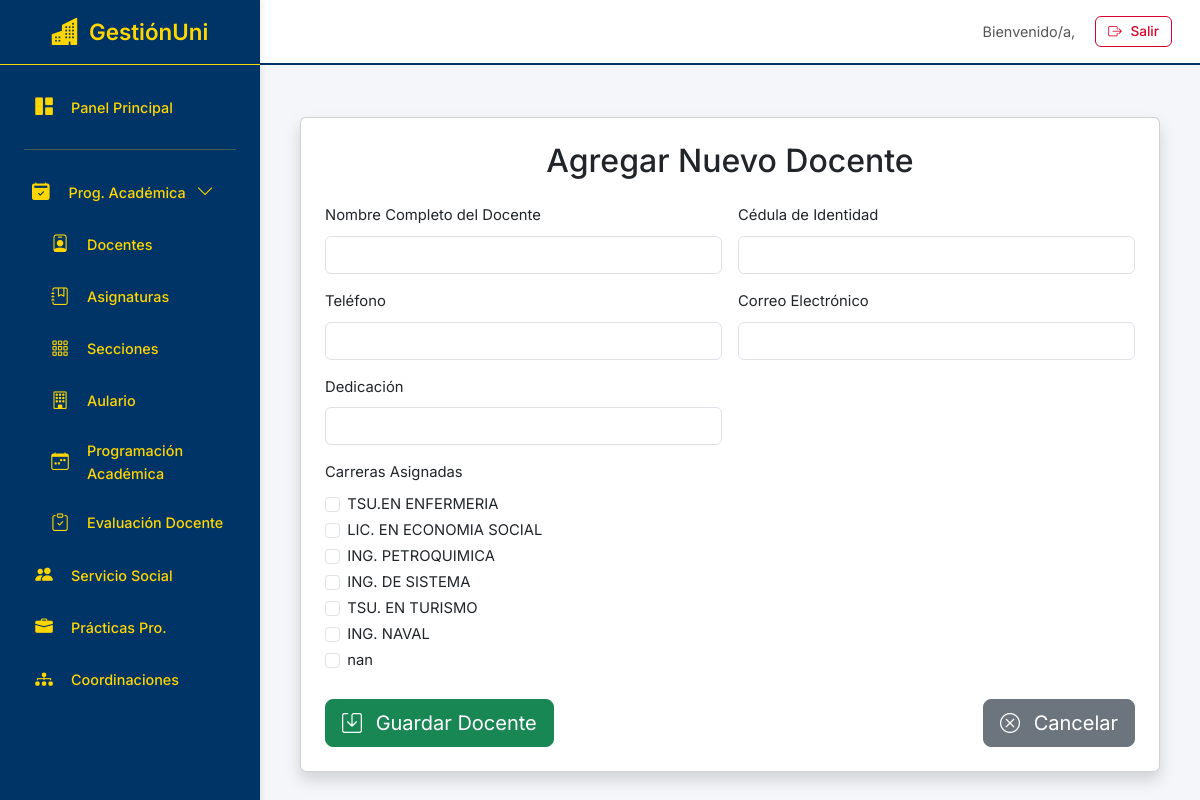
/programacion/docentes/agregar/, run on an earlier commit of the app's database.
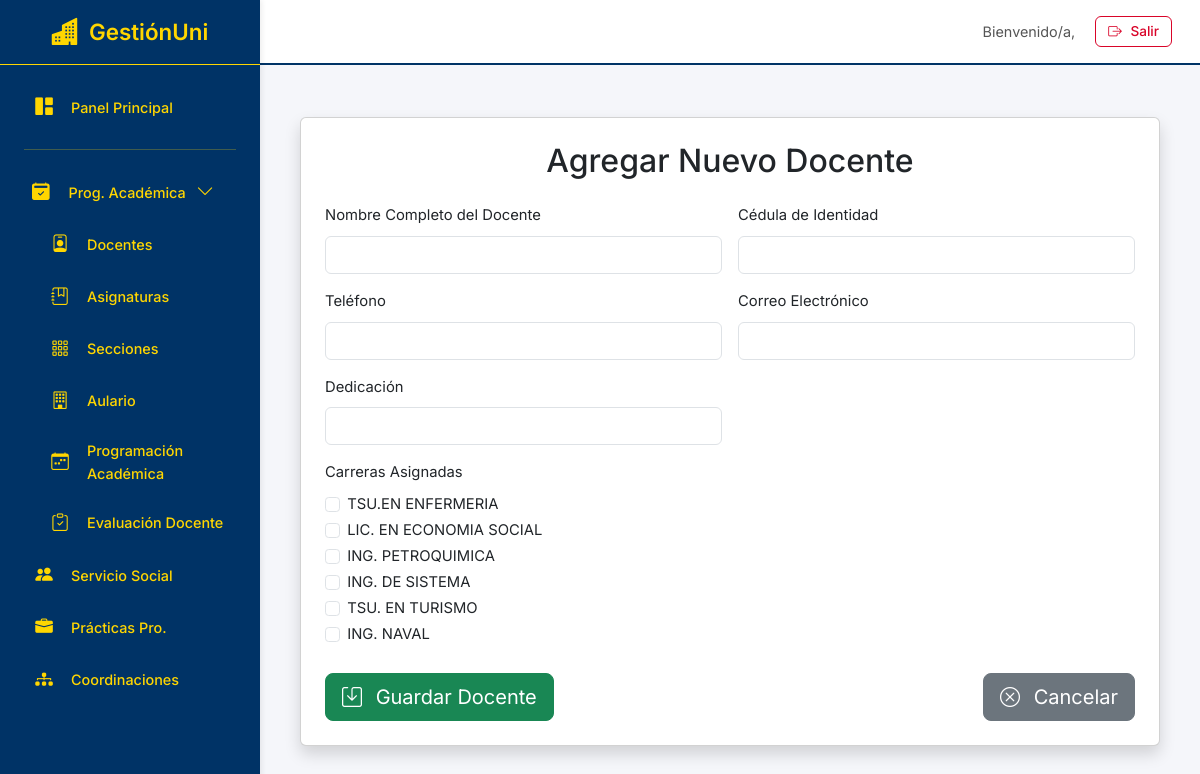
And on a later commit of the database.
### programacion/models.py (models this page shows)
class Carrera(models.Model):
    nombre = models.CharField(max_length=100, unique=True)
    def __str__(self):
        return self.nombre

### programacion/views.py (the view)
# urls.py: path('docentes/agregar/', views.agregar_docente, name='agregar_docente'),
def agregar_docente(request):
    if request.method == 'POST':
        form = DocenteForm(request.POST)
        if form.is_valid():
            docente = form.save()
            return redirect('programacion:docentes')
    else:
        form = DocenteForm()
    return render(request, 'agregar_docente.html', {'form': form})

### programacion/forms.py
class DocenteForm(forms.ModelForm):
    carreras = forms.ModelMultipleChoiceField(
        queryset=Carrera.objects.all(),
        widget=forms.CheckboxSelectMultiple(attrs={'class': 'form-check-input'}),
        required=False,
        label="Carreras Asignadas"
    )
    class Meta:
        model = Docente
        fields = ['nombre', 'cedula', 'telefono', 'email', 'dedicacion', 'carreras']
        widgets = {
            'nombre': forms.TextInput(attrs={'class': 'form-control'}),
            'cedula': forms.TextInput(attrs={'class': 'form-control'}),
            'telefono': forms.TextInput(attrs={'class': 'form-control'}),
            'email': forms.EmailInput(attrs={'class': 'form-control'}),
            'dedicacion': forms.TextInput(attrs={'class': 'form-control'}),
        }
        labels = {
            'nombre': 'Nombre Completo del Docente',
            'cedula': 'Cédula de Identidad',
            'telefono': 'Teléfono',
            'email': 'Correo Electrónico',
            'dedicacion': 'Dedicación',
        }

### programacion/templates/agregar_docente.html (shortened to what this page needs)
{% extends "interfaz.html" %}
{% load static %}
{% block content %}
<div class="container mt-4">
    <div class="card shadow p-4 mb-4">
        <h2 class="card-title text-center mb-4">Agregar Nuevo Docente</h2>
        <form method="post">
            <div class="row g-3">
                <div class="col-md-6">
                    <label for="{{ form.nombre.id_for_label }}" class="form-label">{{ form.nombre.label }}</label>
                    {{ form.nombre }}
                </div>
                <div class="col-md-6">
                    <label for="{{ form.cedula.id_for_label }}" class="form-label">{{ form.cedula.label }}</label>
                    {{ form.cedula }}
                </div>
                <div class="col-md-6">
                    <label for="{{ form.telefono.id_for_label }}" class="form-label">{{ form.telefono.label }}</label>
                    {{ form.telefono }}
                </div>
                <div class="col-md-6">
                    <label for="{{ form.email.id_for_label }}" class="form-label">{{ form.email.label }}</label>
                    {{ form.email }}
                </div>
                <div class="col-md-6">
                    <label for="{{ form.dedicacion.id_for_label }}" class="form-label">{{ form.dedicacion.label }}</label>
                    {{ form.dedicacion }}
                </div>
                <div class="col-12">
                    <label class="form-label">{{ form.carreras.label }}</label>
                    <div class="form-check-group">
                        {% for checkbox in form.carreras %}
                            <div class="form-check">
                                {{ checkbox.tag }}
                                <label class="form-check-label" for="{{ checkbox.id_for_label }}">{{ checkbox.choice_label }}</label>
                            </div>
                        {% endfor %}
                    </div>
                </div>
            </div>
            <div class="d-flex justify-content-between mt-4">
                <button type="submit" class="btn btn-success btn-lg"><i class="bi bi-save me-2"></i> Guardar Docente</button>
                <a href="{% url 'programacion:docentes' %}" class="btn btn-secondary btn-lg"><i class="bi bi-x-circle me-2"></i> Cancelar</a>
            </div>
        </form>
    </div>
</div>
<link rel="stylesheet" href="https://cdn.jsdelivr.net/npm/bootstrap-icons@1.11.3/font/bootstrap-icons.min.css">
{% endblock %}

What changed in the data, as far as the page shows it:
removed Carrera: choice_label "nan"
